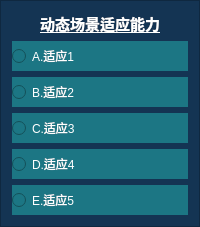
           <widget class="QFrame" name="frame_huanjing">
            <property name="styleSheet">
             <string notr="true">background-color: rgb(20, 52, 83);
border-color: rgb(255, 97, 6);
</string>
            </property>
            <property name="frameShape">
             <enum>QFrame::StyledPanel</enum>
            </property>
            <property name="frameShadow">
             <enum>QFrame::Raised</enum>
            </property>
            <layout class="QVBoxLayout" name="verticalLayout_9">
             <item>
              <widget class="QLabel" name="label_huanjing">
               <property name="sizePolicy">
                <sizepolicy hsizetype="Preferred" vsizetype="Fixed">
                 <horstretch>0</horstretch>
                 <verstretch>0</verstretch>
                </sizepolicy>
               </property>
               <property name="font">
                <font>
                 <pointsize>11</pointsize>
                 <weight>75</weight>
                 <italic>false</italic>
                 <bold>true</bold>
                 <underline>true</underline>
                 <strikeout>false</strikeout>
                </font>
               </property>
               <property name="styleSheet">
                <string notr="true">color: rgb(255, 255, 255);</string>
               </property>
               <property name="text">
                <string>动态场景适应能力</string>
               </property>
               <property name="alignment">
                <set>Qt::AlignCenter</set>
               </property>
              </widget>
             </item>
             <item>
              <widget class="QRadioButton" name="radioButton_huanjingA">
               <property name="minimumSize">
                <size>
                 <width>0</width>
                 <height>30</height>
                </size>
               </property>
               <property name="styleSheet">
                <string notr="true">color: rgb(255, 255, 255);
background-color: rgb(28, 118, 132);</string>
               </property>
               <property name="text">
                <string>A.适应1</string>
               </property>
              </widget>
             </item>
             <item>
              <widget class="QRadioButton" name="radioButton_huanjingB">
               <property name="minimumSize">
                <size>
                 <width>0</width>
                 <height>30</height>
                </size>
               </property>
               <property name="styleSheet">
                <string notr="true">color: rgb(255, 255, 255);
background-color: rgb(28, 118, 132);</string>
               </property>
               <property name="text">
                <string>B.适应2</string>
               </property>
              </widget>
             </item>
             <item>
              <widget class="QRadioButton" name="radioButton_huanjingC">
               <property name="minimumSize">
                <size>
                 <width>0</width>
                 <height>30</height>
                </size>
               </property>
               <property name="styleSheet">
                <string notr="true">color: rgb(255, 255, 255);
background-color: rgb(28, 118, 132);</string>
               </property>
               <property name="text">
                <string>C.适应3</string>
               </property>
              </widget>
             </item>
             <item>
              <widget class="QRadioButton" name="radioButton_huanjingD">
               <property name="minimumSize">
                <size>
                 <width>0</width>
                 <height>30</height>
                </size>
               </property>
               <property name="styleSheet">
                <string notr="true">color: rgb(255, 255, 255);
background-color: rgb(28, 118, 132);</string>
               </property>
               <property name="text">
                <string>D.适应4</string>
               </property>
              </widget>
             </item>
             <item>
              <widget class="QRadioButton" name="radioButton_huanjingE">
               <property name="minimumSize">
                <size>
                 <width>0</width>
                 <height>30</height>
                </size>
               </property>
               <property name="styleSheet">
                <string notr="true">color: rgb(255, 255, 255);
background-color: rgb(28, 118, 132);</string>
               </property>
               <property name="text">
                <string>E.适应5</string>
               </property>
              </widget>
             </item>
            </layout>
           </widget>
